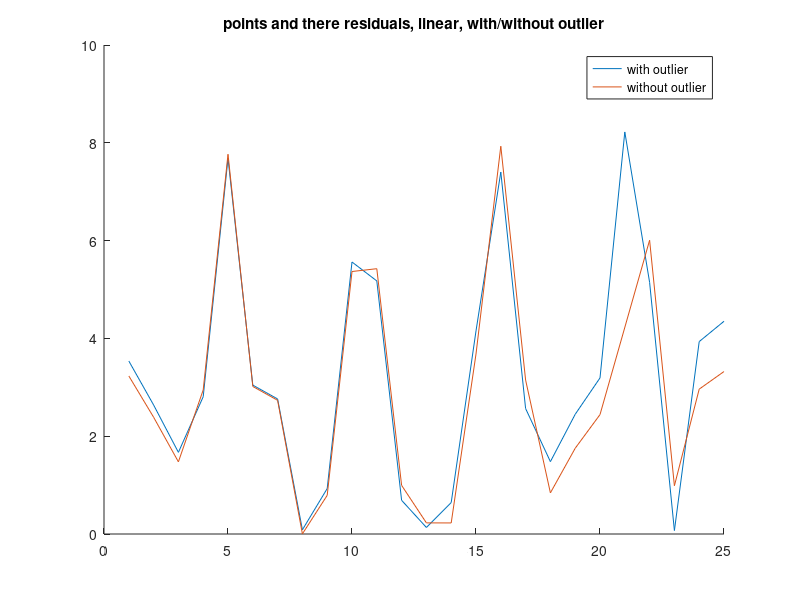
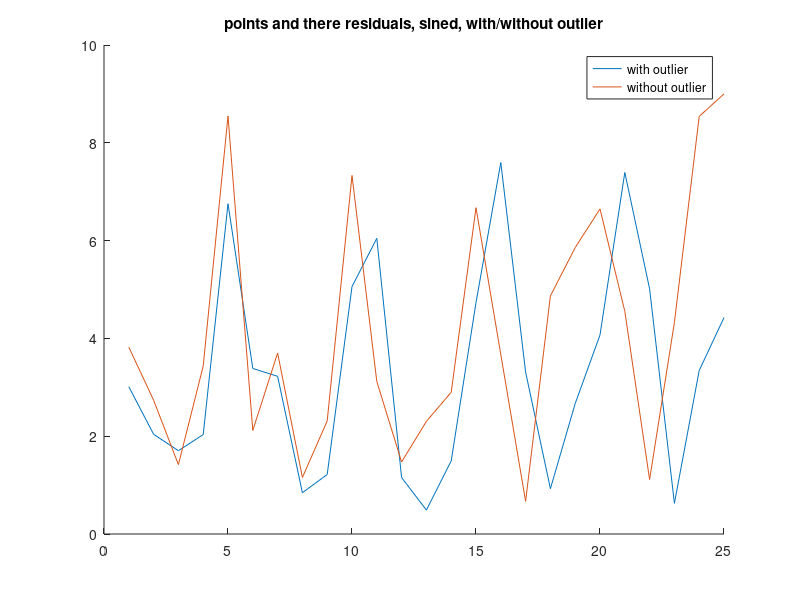

The MATLAB script that drew these images, in order:
t = (1: 25)';
y = [5.0291   6.5099   5.3666   4.1272   4.2948
    6.1261  12.5140  10.0502   9.1614   7.5677
    7.2920  10.0357  11.0708  13.4045  12.8415
    11.9666  11.0765  11.7774  14.5701  17.0440
    17.0398  15.9069  15.4850  15.5112  17.6572];
y = y(:);
v = zeros(25, 3);
v(:, 1) = ones(25, 1);
v(:, 2) = t';
v(:, 3) = sin(t)';

% fit straight line
[Qlin, Rlin] = qr(v(:, 1: 2));
xlin = Rlin \ (Qlin' * y);
err_lin = abs(v(:, 1: 2) * xlin - y);

% fit sined line
[Qsin, Rsin] = qr(v);
xsin = Rsin \ (Qsin' * y);
err_sin = abs(v * xsin - y);

% determine outlier and use qrdelete to do the job, liner case
[val, idx] = max(abs(err_lin'));
t_linnew = cat(1, t(1: idx - 1), t(idx + 1 : end));
y_linnew = cat(1, y(1: idx - 1), y(idx + 1 : end));
[Qlinnew, Rlinnew] = qrdelete(Qlin, Rlin, idx, 'row');
xlinnew = Rlinnew \ (Qlinnew' * y_linnew);
v_linnew = zeros(24, 2);
v_linnew(:, 1) = ones(24 ,1);
v_linnew(:, 2) = t_linnew;
err_linnew = abs(v_linnew * xlinnew - y_linnew);

% determine outlier and use qrdelete to do the job, sined case
[val, idx] = max(abs(err_sin'));
t_sinnew = cat(1, t(1: idx - 1), t(idx + 1 : end));
y_sinnew = cat(1, y(1: idx - 1), y(idx + 1 : end));
[Qsinnew, Rsinnew] = qrdelete(Qsin, Rsin, idx, 'row');
xsinnew = Rsinnew \ (Qsinnew' * y_sinnew);
v_sinnew = zeros(24, 3);
v_sinnew(:, 1) = ones(24 ,1);
v_sinnew(:, 2) = t_sinnew;
v_sinnew(:, 2) = sin(t_sinnew);
err_sinnew = abs(v_sinnew * xsinnew - y_sinnew);

% plot erros in linear case
figure('Name','Plot of hw3_q6 : linear');
title("points and there residuals, linear, with/without outlier");
hold on;
plot(t, err_lin);
plot(t_linnew, err_linnew);
legend("with outlier", "without outlier");
hold off;

% plot erros in sined case
figure('Name','Plot of hw3-q6 : sined');
title("points and there residuals, sined, with/without outlier");
hold on;
plot(t, err_sin);
plot(t_sinnew, err_sinnew);
legend("with outlier", "without outlier");
hold off;
